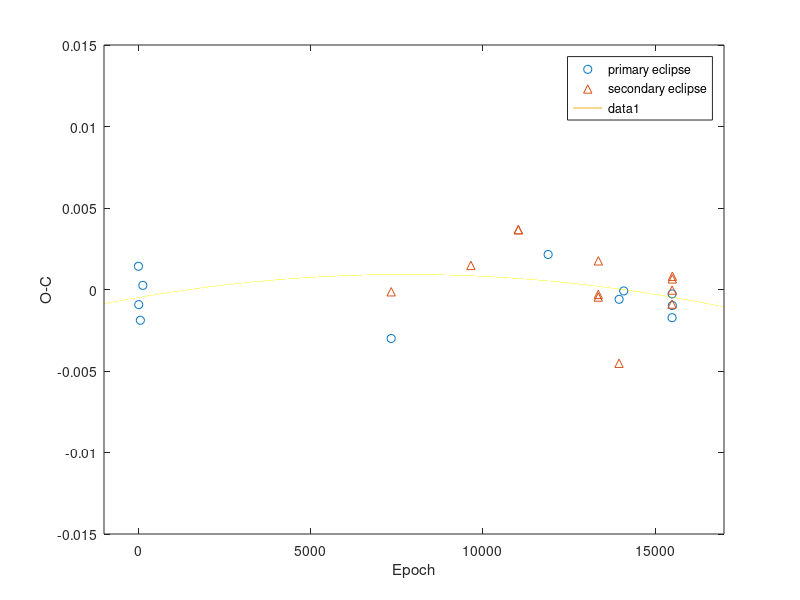

Write the MATLAB code that produced this figure.
clear;clc;
%this program is designed for calculate o-c
%version 2
o_p = [2450053.4277
2450057.3603
2450080.4772
2450116.3858
%2453662.2684
%2454749.2991
% 2455469.9016
2455903.7220
2457673.4639
2457674.4491
2457677.3996
2456917.4619
2456983.3729
2453662.2684
];
o_s = [%2450069.4096
%2450130.4065
%2451335.9640
%2452194.2830
%2453662.5172
2454800.7044
2455478.5025
2457673.2188
2457674.2034
2457677.1553
2457678.1392
2455478.5025
2453662.5172
2456619.1433
2456620.1272
2456621.1130
2456916.2283
];
hjd0 = 2450053.4277;
% T = 0.49188;
% hjd0 = 2456619.14326;
T = 0.49188;
for i = 1:length(o_p)
    r(i) = (o_p(i) - hjd0)/T;
    inte(i) = round(r(i));
    deci(i) = r(i) - inte(i);
    Ep(i) = inte(i);
end
for j = 1:length(o_s)
    r(j) = (o_s(j) - hjd0)/T;
    inte(j) = round(r(j));
    deci(j) = r(j) - inte(j);
    Es(j) = inte(j) + 0.5;
end
E = [Ep,Es]';  
N =length(E); n =length(Ep);
o = [o_p;o_s];
p = polyfit(E,o,1);
xx = 0:0.01:E(n);
yy = polyval(p,xx);
%plot(E,hjd,'^',xx,yy)
cal = polyval(p,E);
for k = 1:N
    c(k) = hjd0 + T*E(k);
end
omc = o - cal;
plot(Ep,omc(1:n),'o')
hold on;
plot(Es,omc(n + 1:N),'^')
% hold on
% x2 = -1000:1:17000;
% y2 = zeros(1,length(x2));
% plot(x2,y2,'--r');
xlim([-1000,17000]);
ylim([-0.015,0.015]);
legend('primary eclipse','secondary eclipse');
xlabel('Epoch') ; ylabel('O-C');
hold on;
%%
p2 = polyfit(E,omc,2);
xx2  = -1000:0.1:17000;
yy2 = polyval(p2,xx2);
plot(xx2,yy2,'-');










